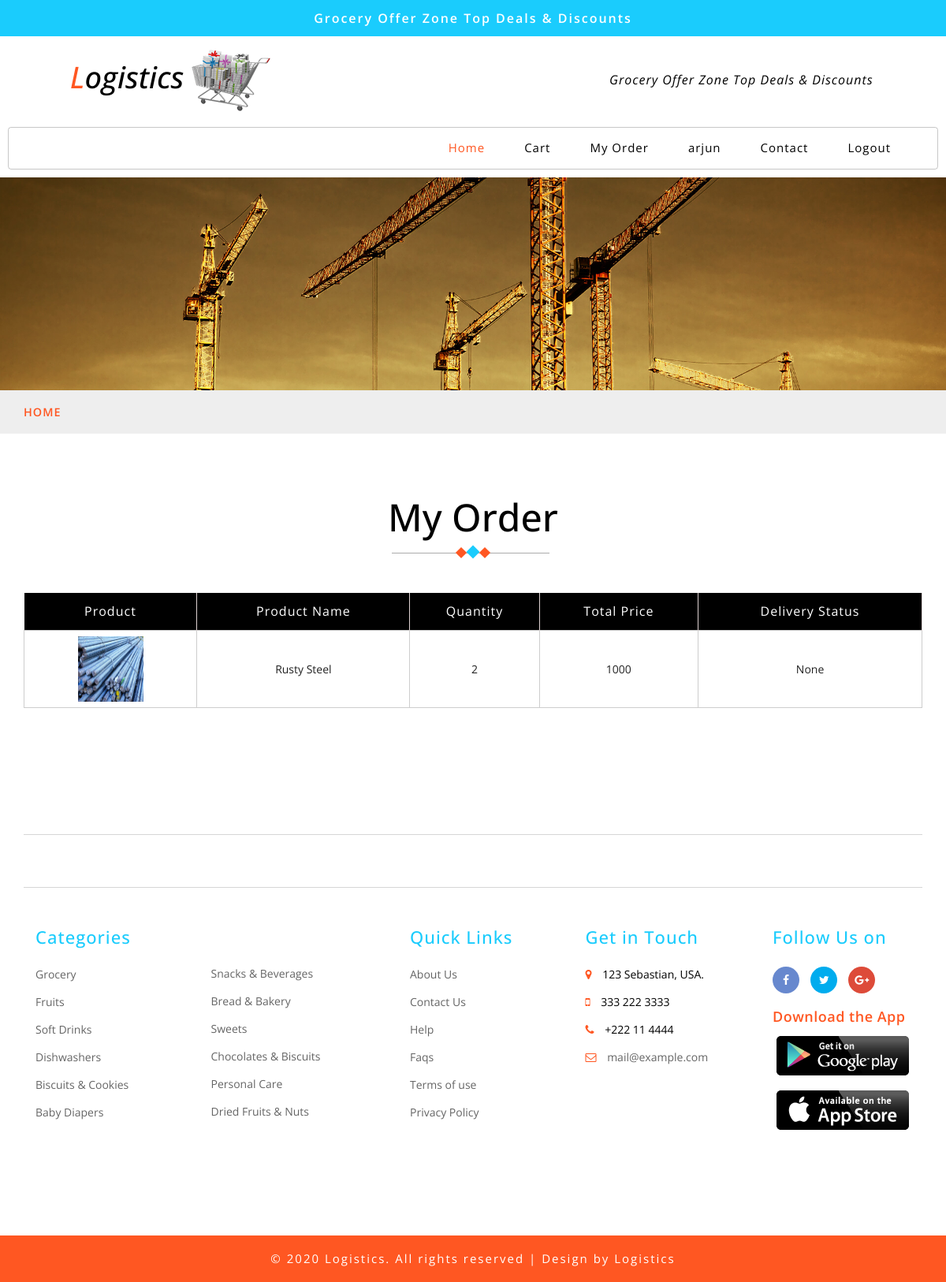
The page /umyorder (signed in) on the database as committed earlier.
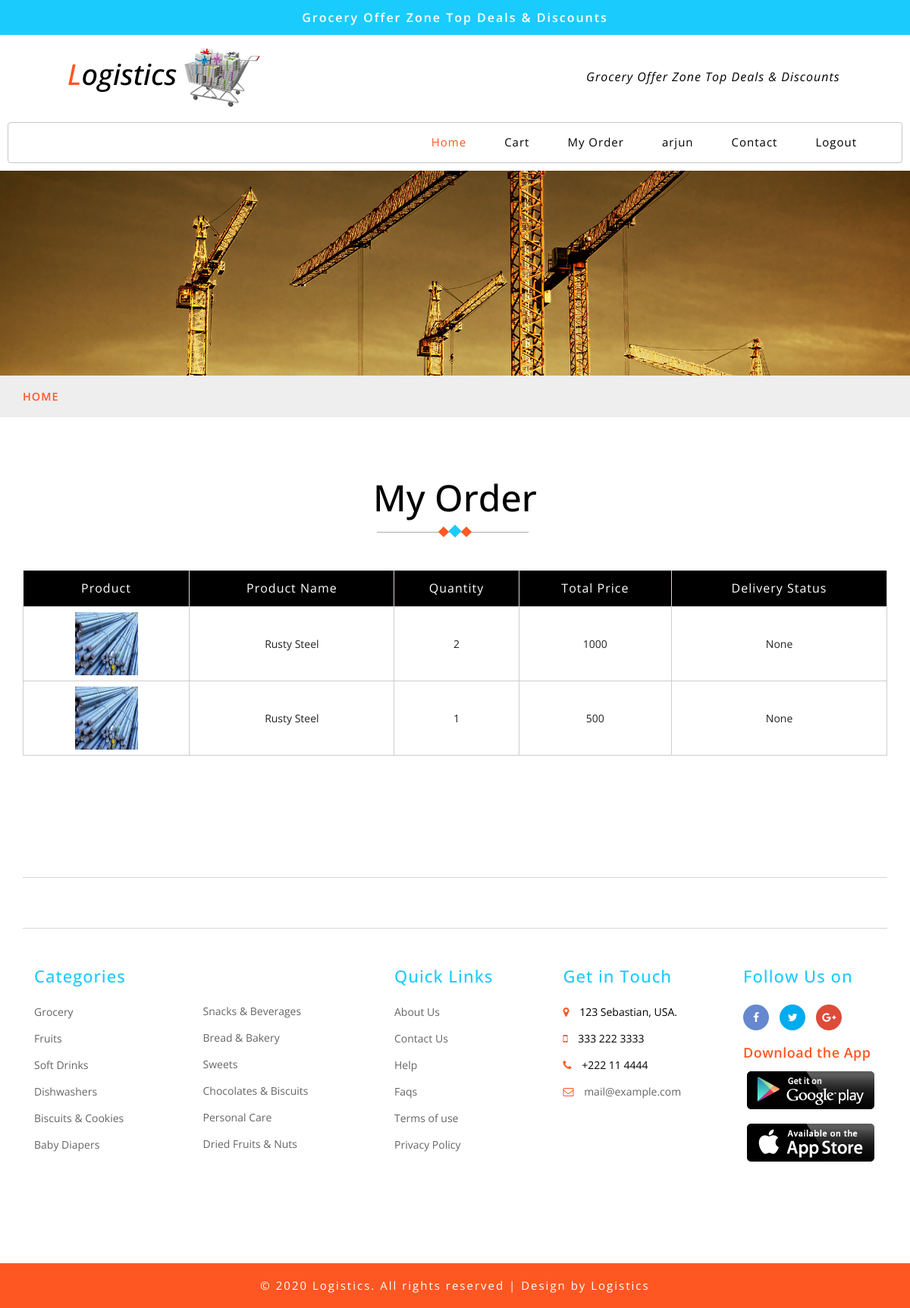
The same page on the database as committed later.
### logistic/models.py (models this page shows, shortened)
class Login(db.Model, UserMixin):
    id = db.Column(db.Integer, primary_key=True)
    username = db.Column(db.String(80))
    email = db.Column(db.String(120), unique=True, nullable=False)
    password = db.Column(db.String(80), nullable=False)
    image = db.Column(db.String(20), nullable=False, default='default.jpg')
    usertype = db.Column(db.String(80), nullable=False)

class Materials(db.Model):
    id = db.Column(db.Integer,primary_key=True)
    sowner = db.Column(db.String)
    uowner = db.Column(db.String)
    name = db.Column(db.String(200))
    brand = db.Column(db.String(200))
    avail = db.Column(db.String(200))
    price = db.Column(db.String(200))
    offerprice = db.Column(db.String(200))
    discount = db.Column(db.String(200))
    place = db.Column(db.String(200))
    image = db.Column(db.String(20), nullable=False, default='default.jpg')
    status = db.Column(db.String(200))
    reason = db.Column(db.String(200))
    cart = db.Column(db.String(200))
    desc = db.Column(db.String(200))
    uquantity = db.Column(db.String(200))
    upayment = db.Column(db.String(200))
    utotalprice = db.Column(db.String(200))
    uname = db.Column(db.String((200)))
    uaddress = db.Column(db.String((200)))
    uphone = db.Column(db.String((200)))
    deliverystatus = db.Column(db.String(220))
    offer = db.Column(db.String(220),default='no')
    purchase = db.Column(db.String(220))

### logistic/routes.py (the view)
@app.route('/umyorder')
@login_required
def umyorder():
    material = Materials.query.filter_by(uowner = current_user.username,purchase='purchased').all()
    return render_template("umyorder.html",material=material)

### logistic/models.py (called while the page is built)
@login_manager.user_loader
def load_user(id):
    return Login.query.get(int(id))

### logistic/templates/umyorder.html (shortened to what this page needs)
{% extends 'userlayout.html' %}
{% block content %}
<div class="privacy">
    <div class="container">
        <h3 class="tittle-w3l">My Order
            <span class="heading-style">
                <i></i>
                <i></i>
                <i></i>
            </span>
        </h3>
        <div class="checkout-right">
            <div class="table-responsive">
                <table class="timetable_sub">
                    <thead>
                        <tr>
                            <th>Product</th>
                            <th>Product Name</th>
                            <th>Quantity</th>
                            <th>Total Price</th>
                            <th>Delivery Status</th>
                        </tr>
                    </thead>
                    <tbody>
                        {% for mat in material %}
                        <tr class="rem1">
                            <td class="invert-image">
                                <a href="single2.html">
                                    <img src="../static/pics/{{mat.image}}" alt=" " class="img-responsive" style="width: 83.09px;height: 83.09px;">
                                </a>
                            </td>
                            <td class="invert">{{mat.name}}</td>
                            <td class="invert">{{mat.uquantity}}</td>
                            <td class="invert">{{mat.utotalprice}}</td>
                            <td class="invert">{{mat.deliverystatus}}</td>
                        </tr>
                        {% endfor %}
                    </tbody>
                </table>
            </div>
        </div>
    </div>
</div>
{% endblock %}

### logistic/templates/userlayout.html (shortened to what this page needs)
<!DOCTYPE html>
<html lang="zxx">
<head>
	<link href="../static/css/bootstrap.css" rel="stylesheet" type="text/css" media="all" />
	<link href="../static/css/style.css" rel="stylesheet" type="text/css" media="all" />
	<link href="../static/css/font-awesome.css" rel="stylesheet">
	<link href="../static/css/popuo-box.css" rel="stylesheet" type="text/css" media="all" />
	<link rel="stylesheet" type="text/css" href="../static/css/jquery-ui1.css">
</head>
<body>
	<div class="header-most-top">
		<p>Grocery Offer Zone Top Deals & Discounts</p>
	</div>
	<div class="header-bot">
		<div class="header-bot_inner_wthreeinfo_header_mid">
			<div class="col-md-4 logo_agile">
				<h1>
					<a href="/">
						<span>L</span>ogistics
						<img src="../static/images/logo2.png" alt=" ">
					</a>
				</h1>
			</div>
			<div class="col-md-8 header">
				<p style="
				width: 370px;
				margin-left: 350px;
				margin-top: 25px; color: black;font-style: italic;
			">Grocery Offer Zone Top Deals & Discounts</p>
			</div>
			<div class="clearfix"></div>
		</div>
	</div>
	<div class="ban-top">
		<div class="container">
			<div class="top_nav_left">
				<nav class="navbar navbar-default">
					<div class="container-fluid">
						<div class="collapse navbar-collapse menu--shylock" id="bs-example-navbar-collapse-1">
							<ul class="nav navbar-nav menu__list">
								<li class="active">
									<a class="nav-stylehead" href="/uindex">Home
									</a>
								</li>
								<li class="">
									<a class="nav-stylehead" href="/ucart">Cart</a>
								</li>
								<li class="">
									<a class="nav-stylehead" href="/umyorder">My Order</a>
								</li>
								<li class="">
									<a class="nav-stylehead" href="/uaccount/{{current_user.id}}">{{current_user.username}}</a>
								</li>
								<li class="">
									<a class="nav-stylehead" href="/ufeedback">Contact</a>
								</li>
								<li class="">
									<a class="nav-stylehead" href="/logout">Logout</a>
								</li>
							</ul>
						</div>
					</div>
				</nav>
			</div>
		</div>
	</div>
	<div class="page-head_agile_info_w3l">
	</div>
	<div class="services-breadcrumb">
		<div class="agile_inner_breadcrumb">
			<div class="container">
				<ul class="w3_short">
					<li>
						<a href="/">Home</a>
					</li>
				</ul>
			</div>
		</div>
	</div>
    {% block content %}
    {% endblock %}
	<footer>
		<div class="container">
			<div class="w3l-grids-footer">
			</div>
			<div class="footer-info w3-agileits-info">
				<div class="col-sm-5 address-right">
					<div class="col-xs-6 footer-grids">
						<h3>Categories</h3>
						<ul>
							<li>
								<a href="product.html">Grocery</a>
							</li>
							<li>
								<a href="product.html">Fruits</a>
							</li>
							<li>
								<a href="product.html">Soft Drinks</a>
							</li>
							<li>
								<a href="product2.html">Dishwashers</a>
							</li>
							<li>
								<a href="product.html">Biscuits & Cookies</a>
							</li>
							<li>
								<a href="product2.html">Baby Diapers</a>
							</li>
						</ul>
					</div>
					<div class="col-xs-6 footer-grids agile-secomk">
						<ul>
							<li>
								<a href="product.html">Snacks & Beverages</a>
							</li>
							<li>
								<a href="product.html">Bread & Bakery</a>
							</li>
							<li>
								<a href="product.html">Sweets</a>
							</li>
							<li>
								<a href="product.html">Chocolates & Biscuits</a>
							</li>
							<li>
								<a href="product2.html">Personal Care</a>
							</li>
							<li>
								<a href="product.html">Dried Fruits & Nuts</a>
							</li>
						</ul>
					</div>
					<div class="clearfix"></div>
				</div>
				<div class="col-sm-5 address-right">
					<div class="col-xs-6 footer-grids">
						<h3>Quick Links</h3>
						<ul>
							<li>
								<a href="about.html">About Us</a>
							</li>
							<li>
								<a href="contact.html">Contact Us</a>
							</li>
							<li>
								<a href="help.html">Help</a>
							</li>
							<li>
								<a href="faqs.html">Faqs</a>
							</li>
							<li>
								<a href="terms.html">Terms of use</a>
							</li>
							<li>
								<a href="privacy.html">Privacy Policy</a>
							</li>
						</ul>
					</div>
					<div class="col-xs-6 footer-grids">
						<h3>Get in Touch</h3>
						<ul>
							<li>
								<i class="fa fa-map-marker"></i> 123 Sebastian, USA.</li>
							<li>
								<i class="fa fa-mobile"></i> 333 222 3333 </li>
							<li>
								<i class="fa fa-phone"></i> +222 11 4444 </li>
							<li>
								<i class="fa fa-envelope-o"></i>
								<a href="mailto:example@mail.com"> mail@example.com</a>
							</li>
						</ul>
					</div>
				</div>
				<div class="col-sm-2 footer-grids  w3l-socialmk">
					<h3>Follow Us on</h3>
					<div class="social">
						<ul>
							<li>
								<a class="icon fb" href="#">
									<i class="fa fa-facebook"></i>
								</a>
							</li>
							<li>
								<a class="icon tw" href="#">
									<i class="fa fa-twitter"></i>
								</a>
							</li>
							<li>
								<a class="icon gp" href="#">
									<i class="fa fa-google-plus"></i>
								</a>
							</li>
						</ul>
					</div>
					<div class="agileits_app-devices">
						<h5>Download the App</h5>
						<a href="#">
							<img src="../static/images/1.png" alt="">
						</a>
						<a href="#">
							<img src="../static/images/2.png" alt="">
						</a>
					</div>
				</div>
				<div class="clearfix"></div>
			</div>
		</div>
	</footer>
	<div class="copy-right">
		<div class="container">
			<p>© 2020 Logistics. All rights reserved | Design by
				<a href=""> Logistics </a>
			</p>
		</div>
	</div>
</body>
</html>

Rows that differ between the two databases and show on the page:
added Materials: image (picture), name "Rusty Steel", uquantity "1", utotalprice "500", deliverystatus "None"
